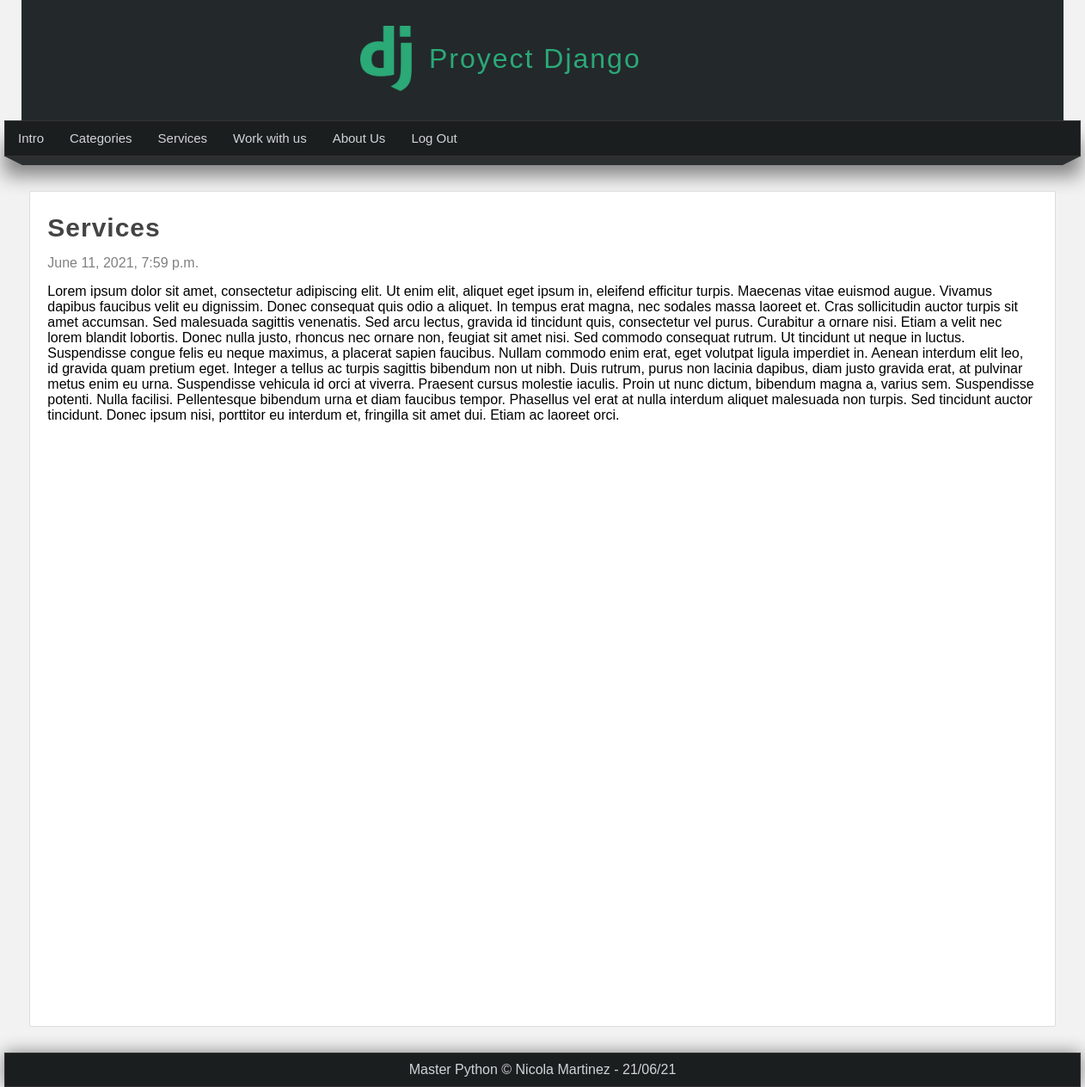
The page /page/services (signed in) on the database its author committed.
### pages/models.py (models this page shows, shortened)
class Page(models.Model):
    title = models.CharField(max_length=50, verbose_name="Title")
    content = RichTextField(verbose_name="Content")
    slug = models.CharField(unique= True, max_length=150, verbose_name="Friendly URL")
    order = models.IntegerField(default=0, verbose_name="Order")
    visible = models.BooleanField(verbose_name="Visibility?")
    created_at = models.DateTimeField(auto_now_add=True, verbose_name="Made of")
    updated_at = models.DateTimeField(auto_now=True, verbose_name="Updated")
    class Meta:
        verbose_name= "Page"
        verbose_name_plural = "Pages"

### pages/views.py (the view)
# urls.py: path('page/<str:slug>', views.page, name="page")
@login_required(login_url="login")
def page(request, slug):
    page = Page.objects.get(slug=slug)
    return render(request, "pages/page.html", {
        "page": page
    })

### blog/processor.py (called while the page is built)
def get_categories(request):
    categories_in_use = Article.objects.filter(public=True).values_list('categories', flat=True)
    categories = Category.objects.filter(id__in=categories_in_use).values_list('id', 'name')
    return {
        'categories' : categories,
        'ids': categories_in_use
    }

### pages/context_processor.py (called while the page is built)
def get_pages(request):
    pages = Page.objects.filter(visible = True).order_by('order').values_list('id', 'title', 'slug')
    return {
        'pages' : pages
    }

### pages/templates/pages/page.html (shortened to what this page needs)
{% extends 'layouts/layout.html' %}
{% block content %}
    <h1 class="title">{{page.title}}</h1>
    <span class="date">{{page.created_at}}</span>
    <p class="content">
        {{page.content|safe}}
    </p>
{% endblock %}

### mainapp/templates/layouts/layout.html (shortened to what this page needs)
{%load static%}
<!DOCTYPE html>
<html lang=es>
<head>
    <link rel="stylesheet" type="text/css" href="{% static 'css/styles.css' %}" />
<body>
    <header>
        <div id="logotipo">
            <img src="{% static 'images/logo.png' %}" />
            <h1>Proyect Django</h1>
        </div>
    </header>
    <nav>
        <ul>
            <li>
                <a href="{% url 'index' %}">Intro</a>
            </li>
            {% if user.email %}
                <li>
                    <a href="{% url 'list_articles' %}">Categories</a>
                </li>
                {% for page in pages %}
                    <li>
                        <a href="{% url 'page' page.2 %}">{{ page.1 }}</a>
                    </li>
                {% endfor %}
                <li>
                    <a href="{% url 'logout' %}">Log Out</a>
                </li>
            {% endif %}
        </ul>
    </nav>
    <div class="barra">
        <span class="esquina-izquierda"></span>
        <span class="relleno-barra"></span>
        <span class="esquina-derecha"></span>
    </div>
    <div id="content">
        <div class="box">
            {%block content %}{% endblock %}
        </div>
    </div>
    <footer>
        Master Python &copy; Nicola Martinez - {% now "d/m/y" %}
    </footer>
</body>
</head>
</html>

### mainapp/static/css/styles.css (style rules this page uses)
* { margin: 0px; padding: 0px; font-family: sans-serif, Arial, Helvetica; text-decoration: none; }
.box p,.box h2,.box h3,.box ul { margin-top: 5px; margin-bottom: 5px; }
body { background-color: #f2f2f2; }
header { width: 1212px; height: 140px; background-color: #23282b; margin: 0px auto; }
#logotipo { width: 35%; height: 130px; margin: 0 auto; padding-top: 10px; }
#logotipo img { display: block; width: 60px; float: left; margin-top: 20px; }
#logotipo h1 { display: block; float: left; margin-top: 40px; margin-left: 20px; letter-spacing: 2px; font-weight: 100; color: #2ba977; }
nav { width: 1250px; height: 40px; margin: 0 auto; background-color: #1b1e1f; border: 1px solid #333333; box-shadow: 0px 22px 22px gray; font-size: 15px; }
nav > ul { list-style: none; text-decoration: none; }
nav > ul > li { line-height: 40px; float: left; }
nav > ul > li > a { display: block; padding-left: 15px; padding-right: 15px; color:#d1d4d6; }
.barra { width: 1250px; margin: 0 auto; }
.esquina-izquierda { display: block; border-left: 20px solid transparent; border-top: 10px solid #2b2f30; float: left; }
.esquina-derecha { display: block; border-right: 20px solid transparent; border-top: 10px solid #2b2f30; float: right; }
.relleno-barra { display: block; width: 1210px; background: #2b2f30; height: 10px; float: left; }
#content { width: 1212px; min-height: 930px; margin: 0 auto; margin-bottom: 30px; margin-top: 40px; }
.box { background: white; width: 95%; min-height: 930px; padding: 20px; border: 1px solid #ddd; border-radius: 2px; margin: 0 auto; }
.title { color: #444; letter-spacing: 1px; font-size: 30px; margin-bottom: 10px; margin-top: 5px; }
.date { display: block; margin-top: 15px; margin-bottom: 15px; color: gray; }
.content { line-height: 25px; }
footer { width: 1250px; background-color: #1b1e1f ; border: 1px solid #333; color: #d1d4d6; text-align: center; margin: 0 auto; padding-top: 10px; padding-bottom: 10px; box-shadow: 0px 0px 20px gray; }

### rows shown on the page
Page: title "Services", created_at "June 11, 2021, 7:59 p.m.", content "Lorem ipsum dolor sit amet, consectetur adipiscing elit. Ut enim elit, aliquet eget ipsum in, eleifend efficitur turpis. Maecenas vitae euismod augue. Vivamus dapibus faucibus velit eu dignissim. Donec consequat quis odio a aliquet. In tempus erat magna, nec sodales massa laoreet et. Cras sollicitudin auctor turpis sit amet accumsan. Sed malesuada sagittis venenatis. Sed arcu lectus, gravida id tincidunt quis, consectetur vel purus. Curabitur a ornare nisi. Etiam a velit nec lorem blandit lobortis. Donec nulla justo, rhoncus nec ornare non, feugiat sit amet nisi. Sed commodo consequat rutrum. Ut tincidunt ut neque in luctus. Suspendisse congue felis eu neque maximus, a placerat sapien…"
Page: title "Work with us"
Page: title "About Us"
